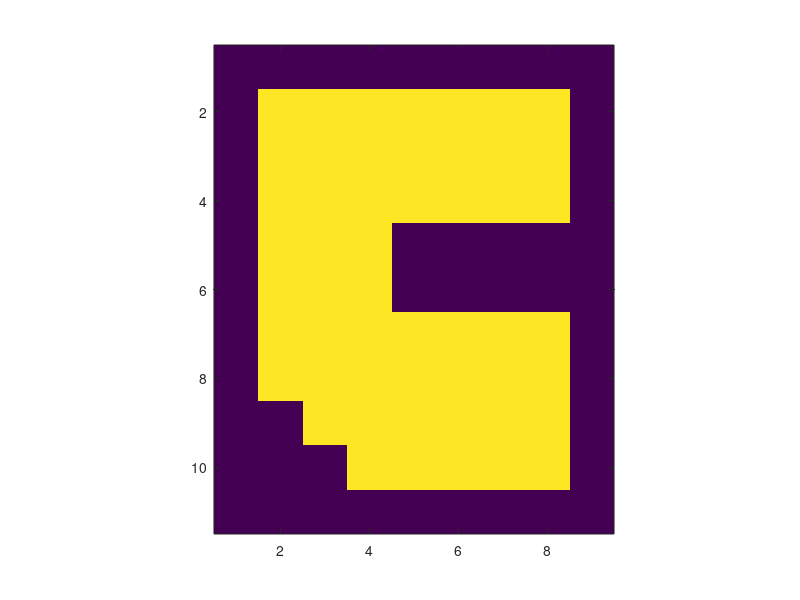

Here is the MATLAB script that generated this plot:
% initialize map, search start and goal as well as the solution map
Map = zeros(11,9);
Map(1,:) = -1; Map(11,:) = -1; Map(:,1) = -1; Map(:,9)     = -1;
Map(9,2) = -1; Map(10,2) = -1; Map(10,3)= -1; Map(5:6,5:8) = -1;

SearchStart = [3,7];
SearchGoal  = [9,6];

% visualize the map
imagesc(Map)
set(gca,'dataAspectRatio',[1 1 1])